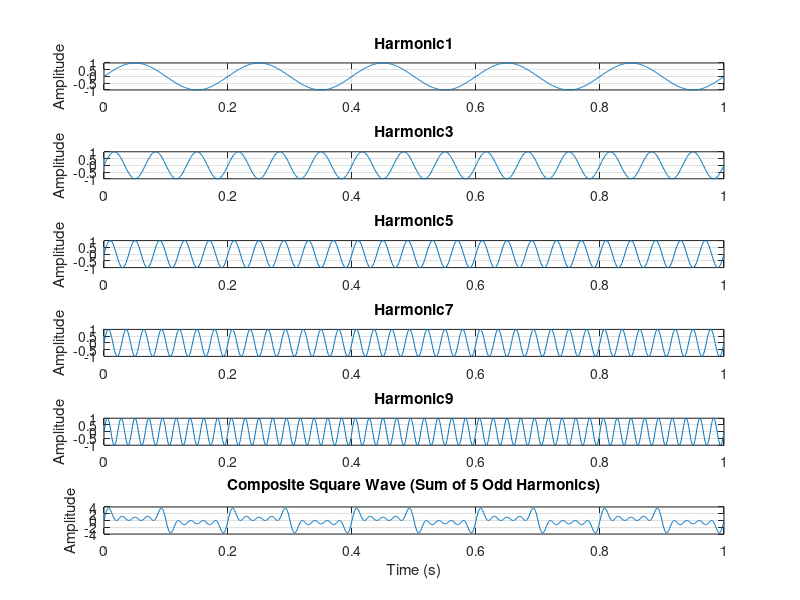

Here is the MATLAB script that generated this plot:
%A square wave consists of a fundamental sine wave and odd harmonies of the fundamental frequency. 
%Generate a square wave with five odd frequencies. The composite square wave will be the summation of these sine waves.
%Use same amplitude for each of the sine waves. Use for loop. The result must show all the sine waves as well as the final square wave.

clc;
clear;
close all;

% Time vector
t = 0:0.001:1; % 1 second duration with high resolution

% Fundamental frequency
f = 5; % Hz
A = 1; % Amplitude of each sine wave
num_harmonics = 5; % First five odd harmonics (1st, 3rd, 5th, 7th, 9th)

% Store individual harmonics
square_wave = zeros(1, length(t));

% Generate harmonics and add to square_wave
for k = 1:num_harmonics
    n = 2*k - 1; % odd harmonics: 1, 3, 5, 7, 9
    sine_wave = A * sin(2*pi*f*n*t);
    square_wave = square_wave + sine_wave;

    subplot(num_harmonics+1,1,k); % plot each harmonic
    plot(t, sine_wave);
    title(["Harmonic", num2str(n)])
    ylabel('Amplitude');
    grid on;
end

% Plot the final square wave
subplot(num_harmonics+1,1,num_harmonics+1);
plot(t, square_wave);
title('Composite Square Wave (Sum of 5 Odd Harmonics)');
xlabel('Time (s)');
ylabel('Amplitude');
grid on;
